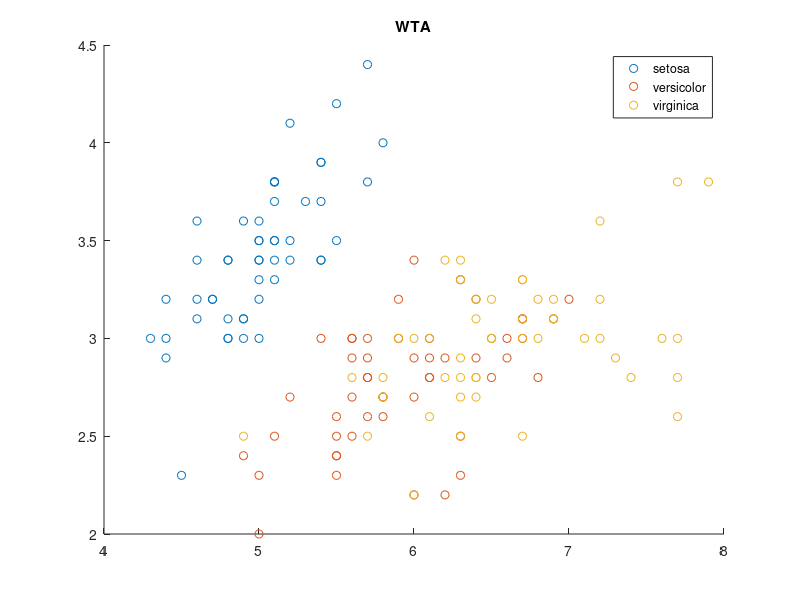

Write the MATLAB code that produced this figure. (Note: this script raises an error after producing the figure.)
%###SOM

load fisheriris
X = meas(:,1:2);
%##----Plotar Graficos----##%
fig = figure(2);
xlabel('X1');
ylabel('X2');
gscatter(X(:,1),X(:,2),species);

title('WTA');
hold on

%##---Deletar dados dos neuronios---##
delete(h)
clear X
clc

%%
%####---NUMEROS ALEATORIOS---####
%A = randi(150,150,1)
ind = randperm(size(X,1))
X = X(ind,:);
%%
%dados

w = [4 4 4;4 4 4;4 4 4];
h = plot(w(:,:),w(:,:),'ro',w(:,:),w(:,:),'k')
%%
%%#############################################
%##############################################
%--CALCULO DECAIMENTO TAXA DE APRENDIZAGEM----
% tmax = tamanho do conjunto de treinamento x Numero maximo de epocas
% t = tamanho do conjunto
% n0 = numero da taxa inicial
%-------Formula: n(t) = n0*(1-t/tmax)
t= n
tmax = n*epoca
n(j) = alpha*(1-(t/tmax))
%%##############################################
%%
epoca=10;
ciclo=0;
alpha = 0.2;
viz = 0.5;
%Ui=min(u)
[n m]= size(X)
[o p]= size(w)
%[r rr]= size(A)

for k=1:epoca
    for i=1:n
        
        for j=1:o
            u(j)=0;
            u(j)=sqrt(((w(j,1)-X(i,1))^2)+((w(j,2)-X(i,2))^2));
        end
        
        if u(1,1)== min(u)
            
            hi= exp(-(w(1,1)-w(1,1))^2)/viz
            w(1,1)=w(1,1)+(alpha*hi*(X(i,1)-w(1,1)));
            
            hi= exp(-(w(1,2)-w(1,1))^2)/viz
            w(1,2)=w(1,2)+(alpha*hi*(X(i,2)-w(1,2)));
            
            hi= exp(-(w(2,1)-w(1,1))^2)/viz
            w(2,1)=w(2,1)+(alpha*hi*(X(i,1)-w(2,1)));
            
            hi= exp(-(w(2,2)-w(1,1))^2)/viz
            w(2,2)=w(2,2)+(alpha*hi*(X(i,2)-w(2,2)));
            pause(0.01);
            %##Calculo para error
          %  pj(i,1)=sqrt(((w(1,1)-X(i,1))^2)+((w(1,2)-X(i,2))^2));
            
        elseif u(1,2) ==min(u)
            hi= exp(-(w(1,2)-w(1,2))^2)/viz
            w(1,2)=w(1,2)+(alpha*hi*(X(i,1)-w(1,2)));
            
             hi= exp(-(w(1,1)-w(1,2))^2)/viz
            w(1,1)=w(1,1)+(alpha*hi*(X(i,1)-w(1,1)));
            
            hi= exp(-(w(2,1)-w(1,2))^2)/viz
            w(2,1)=w(2,1)+(alpha*hi*(X(i,1)-w(2,1)));
            
            hi= exp(-(w(2,2)-w(1,2))^2)/viz
            w(2,2)=w(2,2)+(alpha*hi*(X(i,2)-w(2,2)));
            
            hi= exp(-(w(1,3)-w(1,2))^2)/viz
            w(1,3)=w(1,3)+(alpha*hi*(X(i,2)-w(1,3)));
            
            hi= exp(-(w(2,3)-w(1,2))^2)/viz
            w(2,3)=w(2,3)+(alpha*hi*(X(i,2)-w(2,3)));
            pause(0.01);
            %##Calculo para error
            % pj(i,1)=sqrt(((w(2,1)-X(i,1))^2)+((w(2,2)-X(i,2))^2));
             
        elseif u(1,3) == min(u)
            hi= exp(-(w(1,3)-w(1,3))^2)/viz
            w(1,3)=w(1,3)+(alpha*hi*(X(i,2)-w(1,3)));
            
            hi= exp(-(w(1,1)-w(1,3))^2)/viz
            w(1,1)=w(1,1)+(alpha*hi*(X(i,1)-w(1,1)));
            
            hi= exp(-(w(2,2)-w(1,3))^2)/viz
            w(2,2)=w(2,2)+(alpha*hi*(X(i,2)-w(2,2)));
            
            hi= exp(-(w(2,3)-w(1,3))^2)/viz
            w(2,3)=w(2,3)+(alpha*hi*(X(i,2)-w(2,3)));
            pause(0.01);
            %##Calculo para error
          %   pj(i,1)=sqrt(((w(3,1)-X(i,1))^2)+((w(3,2)-X(i,2))^2));
             
        elseif u(2,1) == min(u)
            hi= exp(-(w(2,1)-w(2,1))^2)/viz    
            w(2,1)=w(2,1)+(alpha*hi*(X(i,1)-w(2,1)));
            
            hi= exp(-(w(1,1)-w(2,1))^2)/viz  
            w(1,1)=w(1,1)+(alpha*hi*(X(i,1)-w(1,1)));
            
            hi= exp(-(w(1,2)-w(2,1))^2)/viz  
            w(1,2)=w(1,2)+(alpha*hi*(X(i,2)-w(1,2)));
            
            hi= exp(-(w(2,2)-w(2,1))^2)/viz  
            w(2,2)=w(2,2)+(alpha*hi*(X(i,2)-w(2,2)));
            
            hi= exp(-(w(3,1)-w(2,1))^2)/viz  
            w(3,1)=w(3,1)+(alpha*hi*(X(i,2)-w(3,1)));
            
            hi= exp(-(w(3,2)-w(2,1))^2)/viz  
            w(3,2)=w(3,2)+(alpha*hi*(X(i,2)-w(3,2)));
            pause(0.01);
            %##Calculo para error
            % pj(i,1)=sqrt(((w(4,1)-X(i,1))^2)+((w(4,2)-X(i,2))^2));
             
        elseif u(2,2) == min(u)
            hi= exp(-(w(2,2)-w(2,2))^2)/viz   
            w(2,2)=w(2,2)+(alpha*hi*(X(i,2)-w(2,2)));
            
            hi= exp(-(w(2,1)-w(2,2))^2)/viz   
            w(2,1)=w(2,1)+(alpha*hi*(X(i,1)-w(2,1)));
            
            hi= exp(-(w(2,3)-w(2,2))^2)/viz   
            w(2,3)=w(2,3)+(alpha*hi*(X(i,2)-w(2,3)));
            
            hi= exp(-(w(1,1)-w(2,2))^2)/viz   
            w(1,1)=w(1,1)+(alpha*hi*(X(i,1)-w(1,1)));
            
            hi= exp(-(w(1,2)-w(2,2))^2)/viz   
            w(1,2)=w(1,2)+(alpha*hi*(X(i,2)-w(1,2)));
            
            hi= exp(-(w(1,3)-w(2,2))^2)/viz
            w(1,3)=w(1,3)+(alpha*hi*(X(i,2)-w(1,3)));
            
            hi= exp(-(w(3,1)-w(2,2))^2)/viz
            w(3,1)=w(3,1)+(alpha*hi*(X(i,2)-w(3,1)));
            
            hi= exp(-(w(3,2)-w(2,2))^2)/viz
            w(3,2)=w(3,2)+(alpha*hi*(X(i,2)-w(3,2)));
            
            hi= exp(-(w(3,3)-w(2,2))^2)/viz
            w(3,3)=w(3,3)+(alpha*hi*(X(i,2)-w(3,3)));
            pause(0.01);
            %##Calculo para error
            % pj(i,1)=sqrt(((w(5,1)-X(i,1))^2)+((w(5,2)-X(i,2))^2));
             
        elseif u(2,3) == min(u)
             hi= exp(-(w(2,3)-w(2,3))^2)/viz
             
            w(2,3)=w(2,3)+(alpha*hi*(X(i,2)-w(2,3)));
            
            hi= exp(-(w(2,2)-w(2,3))^2)/viz
            w(2,2)=w(2,2)+(alpha*hi*(X(i,2)-w(2,2)));
            
            hi= exp(-(w(1,2)-w(2,3))^2)/viz
            w(1,2)=w(1,2)+(alpha*hi*(X(i,2)-w(1,2)));
            
            hi= exp(-(w(1,3)-w(2,3))^2)/viz
            w(1,3)=w(1,3)+(alpha*hi*(X(i,2)-w(1,3)));
            
            hi= exp(-(w(3,2)-w(2,3))^2)/viz
            w(3,2)=w(3,2)+(alpha*hi*(X(i,2)-w(3,2)));
            
            hi= exp(-(w(3,3)-w(2,3))^2)/viz
            w(3,3)=w(3,3)+(alpha*hi*(X(i,2)-w(3,3)));
             pause(0.01);
        elseif u(3,1) == min(u)
            
            hi= exp(-(w(3,1)-w(3,1))^2)/viz
             w(3,1)=w(3,1)+(alpha*hi*(X(i,2)-w(3,1)));
             
             hi= exp(-(w(2,2)-w(3,1))^2)/viz
            w(2,2)=w(2,2)+(alpha*hi*(X(i,2)-w(2,2)));
            
            hi= exp(-(w(2,1)-w(3,1))^2)/viz
            w(2,1)=w(2,1)+(alpha*hi*(X(i,1)-w(2,1)));
           
            hi= exp(-(w(3,2)-w(3,1))^2)/viz
            w(3,2)=w(3,2)+(alpha*hi*(X(i,2)-w(3,2)));
            
            elseif u(3,2) == min(u)
                
                hi= exp(-(w(3,2)-w(3,2))^2)/viz
                w(3,2)=w(3,2)+(alpha*hi*(X(i,2)-w(3,2)));
                
               hi= exp(-(w(2,2)-w(3,2))^2)/viz  
            w(2,2)=w(2,2)+(alpha*hi*(X(i,2)-w(2,2)));
            
             hi= exp(-(w(2,1)-w(3,2))^2)/viz
            w(2,1)=w(2,1)+(alpha*hi*(X(i,1)-w(2,1)));
            
             hi= exp(-(w(2,3)-w(3,2))^2)/viz
            w(2,3)=w(2,3)+(alpha*hi*(X(i,2)-w(2,3)));
            
             hi= exp(-(w(3,1)-w(3,2))^2)/viz
            w(3,1)=w(3,1)+(alpha*hi*(X(i,2)-w(3,1)));
            
             hi= exp(-(w(3,3)-w(3,2))^2)/viz
            w(3,3)=w(3,3)+(alpha*hi*(X(i,2)-w(3,3)));
                
        elseif u(3,3) == min(u)
             hi= exp(-(w(3,3)-w(3,3))^2)/viz
             w(3,3)=w(3,3)+(alpha*hi*(X(i,2)-w(3,3)));
             
            hi= exp(-(w(2,2)-w(3,3))^2)/viz
            w(2,2)=w(2,2)+(alpha*hi*(X(i,2)-w(2,2)));
            
            hi= exp(-(w(2,3)-w(3,3))^2)/viz
            w(2,3)=w(2,3)+(alpha*hi*(X(i,2)-w(2,3)));
            
            hi= exp(-(w(3,2)-w(3,3))^2)/viz
            w(3,2)=w(3,2)+(alpha*hi*(X(i,2)-w(3,2)));
            
        end
        
        set(h,'XData',w(:,1),'YData',w(:,2),'ZData',w(:,3));
        drawnow
        %du(i,j)= u(j);
    end
    
    %######
    %viz = viz*(0.01/viz)
    %######
    %h = plot(w(:,1),w(:,2),'ro',w(:,1),w(:,2),'k')
    ciclo=ciclo+1;
   % Error(k,1) = sum(pj)/n
    alpha = alpha*(1-(t/tmax));
    ind = randperm(size(X,1));
    X = X(ind,:);
    disp('Epoca Atualizada')
    disp(ciclo)
end